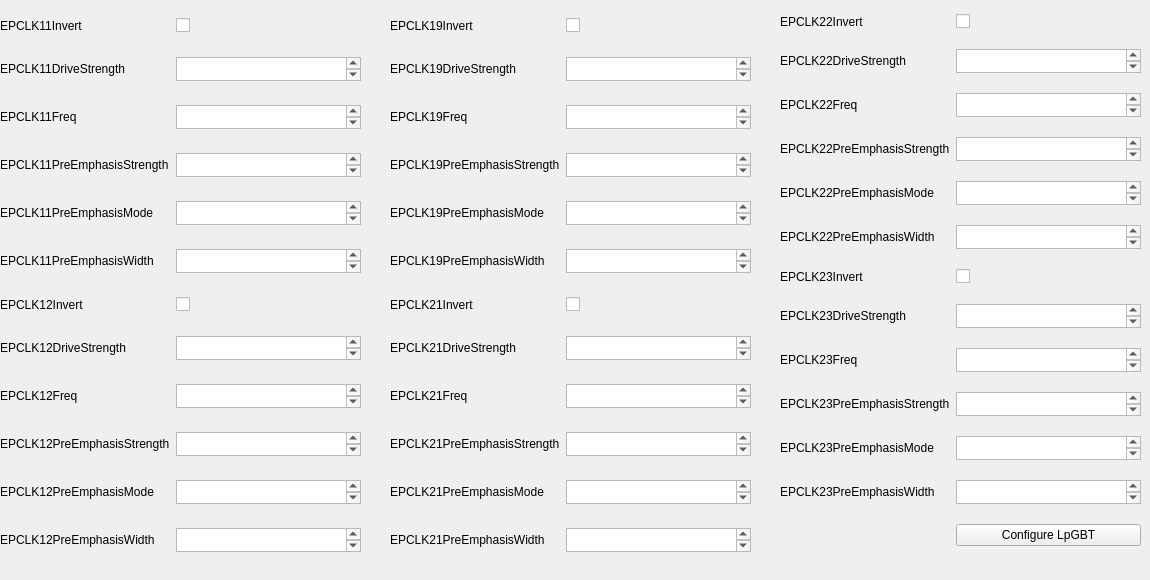
          <widget class="QWidget" name="tab_34">
           <attribute name="title">
            <string>EPCLK</string>
           </attribute>
           <widget class="QWidget" name="gridLayoutWidget_68">
            <property name="geometry">
             <rect>
              <x>0</x>
              <y>0</y>
              <width>361</width>
              <height>571</height>
             </rect>
            </property>
            <layout class="QGridLayout" name="gridLayout_44">
             <item row="11" column="0">
              <widget class="QLabel" name="lpgbt12eprx3controlX0TrackModeLabel_2">
               <property name="maximumSize">
                <size>
                 <width>16777215</width>
                 <height>24</height>
                </size>
               </property>
               <property name="text">
                <string>EPCLK12PreEmphasisWidth</string>
               </property>
              </widget>
             </item>
             <item row="6" column="0">
              <widget class="QLabel" name="lpgbt12eprx3controlX0EnableLabel_5">
               <property name="text">
                <string>EPCLK12Invert</string>
               </property>
              </widget>
             </item>
             <item row="4" column="1">
              <widget class="QPlainTextEdit" name="lpgbt12epclk11chncntrlPreEmphasisModeBox">
               <property name="maximumSize">
                <size>
                 <width>16777215</width>
                 <height>24</height>
                </size>
               </property>
              </widget>
             </item>
             <item row="5" column="1">
              <widget class="QPlainTextEdit" name="lpgbt12epclk11chncntrlPreEmphasisWidthBox">
               <property name="maximumSize">
                <size>
                 <width>16777215</width>
                 <height>24</height>
                </size>
               </property>
              </widget>
             </item>
             <item row="1" column="0">
              <widget class="QLabel" name="lpgbt12eprx2controlX1EnableLabel_5">
               <property name="text">
                <string>EPCLK11DriveStrength</string>
               </property>
              </widget>
             </item>
             <item row="3" column="0">
              <widget class="QLabel" name="lpgbt12eprx2controlX3EnableLabel_5">
               <property name="text">
                <string>EPCLK11PreEmphasisStrength</string>
               </property>
              </widget>
             </item>
             <item row="11" column="1">
              <widget class="QPlainTextEdit" name="lpgbt12epclk12chncntrlPreEmphasisWidthBox">
               <property name="maximumSize">
                <size>
                 <width>16777215</width>
                 <height>24</height>
                </size>
               </property>
              </widget>
             </item>
             <item row="4" column="0">
              <widget class="QLabel" name="lpgbt12eprx0controlX0DataRateLabel_6">
               <property name="text">
                <string>EPCLK11PreEmphasisMode</string>
               </property>
              </widget>
             </item>
             <item row="0" column="0">
              <widget class="QLabel" name="lpgbt12eprx2controlX0EnableLabel_5">
               <property name="text">
                <string>EPCLK11Invert</string>
               </property>
              </widget>
             </item>
             <item row="8" column="0">
              <widget class="QLabel" name="lpgbt12eprx3controlX2EnableLabel_5">
               <property name="text">
                <string>EPCLK12Freq</string>
               </property>
              </widget>
             </item>
             <item row="7" column="0">
              <widget class="QLabel" name="lpgbt12eprx3controlX1EnableLabel_5">
               <property name="text">
                <string>EPCLK12DriveStrength</string>
               </property>
              </widget>
             </item>
             <item row="5" column="0">
              <widget class="QLabel" name="lpgbt12eprx2controlX0TrackModeLabel_5">
               <property name="text">
                <string>EPCLK11PreEmphasisWidth</string>
               </property>
              </widget>
             </item>
             <item row="10" column="1">
              <widget class="QPlainTextEdit" name="lpgbt12epclk12chncntrlPreEmphasisModeBox">
               <property name="maximumSize">
                <size>
                 <width>16777215</width>
                 <height>24</height>
                </size>
               </property>
              </widget>
             </item>
             <item row="9" column="0">
              <widget class="QLabel" name="lpgbt12eprx3controlX3EnableLabel_5">
               <property name="text">
                <string>EPCLK12PreEmphasisStrength</string>
               </property>
              </widget>
             </item>
             <item row="10" column="0">
              <widget class="QLabel" name="lpgbt12eprx3controlX0DataRateLabel_2">
               <property name="text">
                <string>EPCLK12PreEmphasisMode</string>
               </property>
              </widget>
             </item>
             <item row="6" column="1">
              <widget class="QCheckBox" name="lpgbt12epclk12chncntrhInvertBox">
               <property name="text">
                <string/>
               </property>
              </widget>
             </item>
             <item row="2" column="0">
              <widget class="QLabel" name="lpgbt12eprx2controlX2EnableLabel_5">
               <property name="text">
                <string>EPCLK11Freq</string>
               </property>
              </widget>
             </item>
             <item row="0" column="1">
              <widget class="QCheckBox" name="lpgbt12epclk11chncntrhInvertBox">
               <property name="text">
                <string/>
               </property>
              </widget>
             </item>
             <item row="2" column="1">
              <widget class="QPlainTextEdit" name="lpgbt12epclk11chncntrhFreqBox">
               <property name="maximumSize">
                <size>
                 <width>16777215</width>
                 <height>24</height>
                </size>
               </property>
              </widget>
             </item>
             <item row="1" column="1">
              <widget class="QPlainTextEdit" name="lpgbt12epclk11chncntrhDriveStrengthBox">
               <property name="maximumSize">
                <size>
                 <width>16777215</width>
                 <height>24</height>
                </size>
               </property>
              </widget>
             </item>
             <item row="3" column="1">
              <widget class="QPlainTextEdit" name="lpgbt12epclk11chncntrlPreEmphasisStrengthBox">
               <property name="maximumSize">
                <size>
                 <width>16777215</width>
                 <height>24</height>
                </size>
               </property>
              </widget>
             </item>
             <item row="9" column="1">
              <widget class="QPlainTextEdit" name="lpgbt12epclk12chncntrlPreEmphasisStrengthBox">
               <property name="maximumSize">
                <size>
                 <width>16777215</width>
                 <height>24</height>
                </size>
               </property>
              </widget>
             </item>
             <item row="8" column="1">
              <widget class="QPlainTextEdit" name="lpgbt12epclk12chncntrhFreqBox">
               <property name="maximumSize">
                <size>
                 <width>16777215</width>
                 <height>24</height>
                </size>
               </property>
              </widget>
             </item>
             <item row="7" column="1">
              <widget class="QPlainTextEdit" name="lpgbt12epclk12chncntrhDriveStrengthBox">
               <property name="maximumSize">
                <size>
                 <width>16777215</width>
                 <height>24</height>
                </size>
               </property>
              </widget>
             </item>
            </layout>
           </widget>
           <widget class="QWidget" name="gridLayoutWidget_69">
            <property name="geometry">
             <rect>
              <x>390</x>
              <y>0</y>
              <width>361</width>
              <height>571</height>
             </rect>
            </property>
            <layout class="QGridLayout" name="gridLayout_45">
             <item row="11" column="0">
              <widget class="QLabel" name="lpgbt12eprx3controlX0TrackModeLabel_3">
               <property name="maximumSize">
                <size>
                 <width>16777215</width>
                 <height>24</height>
                </size>
               </property>
               <property name="text">
                <string>EPCLK21PreEmphasisWidth</string>
               </property>
              </widget>
             </item>
             <item row="6" column="0">
              <widget class="QLabel" name="lpgbt12eprx3controlX0EnableLabel_6">
               <property name="text">
                <string>EPCLK21Invert</string>
               </property>
              </widget>
             </item>
             <item row="4" column="1">
              <widget class="QPlainTextEdit" name="lpgbt12epclk19chncntrlPreEmphasisModeBox">
               <property name="maximumSize">
                <size>
                 <width>16777215</width>
                 <height>24</height>
                </size>
               </property>
              </widget>
             </item>
             <item row="5" column="1">
              <widget class="QPlainTextEdit" name="lpgbt12epclk19chncntrlPreEmphasisWidthBox">
               <property name="maximumSize">
                <size>
                 <width>16777215</width>
                 <height>24</height>
                </size>
               </property>
              </widget>
             </item>
             <item row="1" column="0">
              <widget class="QLabel" name="lpgbt12eprx2controlX1EnableLabel_6">
               <property name="text">
                <string>EPCLK19DriveStrength</string>
               </property>
              </widget>
             </item>
             <item row="3" column="0">
              <widget class="QLabel" name="lpgbt12eprx2controlX3EnableLabel_6">
               <property name="text">
                <string>EPCLK19PreEmphasisStrength</string>
               </property>
              </widget>
             </item>
             <item row="11" column="1">
              <widget class="QPlainTextEdit" name="lpgbt12epclk21chncntrlPreEmphasisWidthBox">
               <property name="maximumSize">
                <size>
                 <width>16777215</width>
                 <height>24</height>
                </size>
               </property>
              </widget>
             </item>
             <item row="4" column="0">
              <widget class="QLabel" name="lpgbt12eprx0controlX0DataRateLabel_7">
               <property name="text">
                <string>EPCLK19PreEmphasisMode</string>
               </property>
              </widget>
             </item>
             <item row="0" column="0">
              <widget class="QLabel" name="lpgbt12eprx2controlX0EnableLabel_6">
               <property name="text">
                <string>EPCLK19Invert</string>
               </property>
              </widget>
             </item>
             <item row="8" column="0">
              <widget class="QLabel" name="lpgbt12eprx3controlX2EnableLabel_6">
               <property name="text">
                <string>EPCLK21Freq</string>
               </property>
              </widget>
             </item>
             <item row="7" column="0">
              <widget class="QLabel" name="lpgbt12eprx3controlX1EnableLabel_6">
               <property name="text">
                <string>EPCLK21DriveStrength</string>
               </property>
              </widget>
             </item>
             <item row="5" column="0">
              <widget class="QLabel" name="lpgbt12eprx2controlX0TrackModeLabel_6">
               <property name="text">
                <string>EPCLK19PreEmphasisWidth</string>
               </property>
              </widget>
             </item>
             <item row="10" column="1">
              <widget class="QPlainTextEdit" name="lpgbt12epclk21chncntrlPreEmphasisModeBox">
               <property name="maximumSize">
                <size>
                 <width>16777215</width>
                 <height>24</height>
                </size>
               </property>
              </widget>
             </item>
             <item row="9" column="0">
              <widget class="QLabel" name="lpgbt12eprx3controlX3EnableLabel_6">
               <property name="text">
                <string>EPCLK21PreEmphasisStrength</string>
               </property>
              </widget>
             </item>
             <item row="10" column="0">
              <widget class="QLabel" name="lpgbt12eprx3controlX0DataRateLabel_3">
               <property name="text">
                <string>EPCLK21PreEmphasisMode</string>
               </property>
              </widget>
             </item>
             <item row="6" column="1">
              <widget class="QCheckBox" name="lpgbt12epclk21chncntrhInvertBox">
               <property name="text">
                <string/>
               </property>
              </widget>
             </item>
             <item row="2" column="0">
              <widget class="QLabel" name="lpgbt12eprx2controlX2EnableLabel_6">
               <property name="text">
                <string>EPCLK19Freq</string>
               </property>
              </widget>
             </item>
             <item row="0" column="1">
              <widget class="QCheckBox" name="lpgbt12epclk19chncntrhInvertBox">
               <property name="text">
                <string/>
               </property>
              </widget>
             </item>
             <item row="2" column="1">
              <widget class="QPlainTextEdit" name="lpgbt12epclk19chncntrhFreqBox">
               <property name="maximumSize">
                <size>
                 <width>16777215</width>
                 <height>24</height>
                </size>
               </property>
              </widget>
             </item>
             <item row="1" column="1">
              <widget class="QPlainTextEdit" name="lpgbt12epclk19chncntrhDriveStrengthBox">
               <property name="maximumSize">
                <size>
                 <width>16777215</width>
                 <height>24</height>
                </size>
               </property>
              </widget>
             </item>
             <item row="3" column="1">
              <widget class="QPlainTextEdit" name="lpgbt12epclk19chncntrlPreEmphasisStrengthBox">
               <property name="maximumSize">
                <size>
                 <width>16777215</width>
                 <height>24</height>
                </size>
               </property>
              </widget>
             </item>
             <item row="9" column="1">
              <widget class="QPlainTextEdit" name="lpgbt12epclk21chncntrlPreEmphasisStrengthBox">
               <property name="maximumSize">
                <size>
                 <width>16777215</width>
                 <height>24</height>
                </size>
               </property>
              </widget>
             </item>
             <item row="8" column="1">
              <widget class="QPlainTextEdit" name="lpgbt12epclk21chncntrhFreqBox">
               <property name="maximumSize">
                <size>
                 <width>16777215</width>
                 <height>24</height>
                </size>
               </property>
              </widget>
             </item>
             <item row="7" column="1">
              <widget class="QPlainTextEdit" name="lpgbt12epclk21chncntrhDriveStrengthBox">
               <property name="maximumSize">
                <size>
                 <width>16777215</width>
                 <height>24</height>
                </size>
               </property>
              </widget>
             </item>
            </layout>
           </widget>
           <widget class="QWidget" name="gridLayoutWidget_70">
            <property name="geometry">
             <rect>
              <x>780</x>
              <y>0</y>
              <width>361</width>
              <height>571</height>
             </rect>
            </property>
            <layout class="QGridLayout" name="gridLayout_46">
             <item row="0" column="0">
              <widget class="QLabel" name="lpgbt12eprx2controlX0EnableLabel_7">
               <property name="text">
                <string>EPCLK22Invert</string>
               </property>
              </widget>
             </item>
             <item row="6" column="1">
              <widget class="QCheckBox" name="lpgbt12epclk23chncntrhInvertBox">
               <property name="text">
                <string/>
               </property>
              </widget>
             </item>
             <item row="4" column="0">
              <widget class="QLabel" name="lpgbt12eprx0controlX0DataRateLabel_8">
               <property name="text">
                <string>EPCLK22PreEmphasisMode</string>
               </property>
              </widget>
             </item>
             <item row="11" column="1">
              <widget class="QPlainTextEdit" name="lpgbt12epclk23chncntrlPreEmphasisWidthBox">
               <property name="maximumSize">
                <size>
                 <width>16777215</width>
                 <height>24</height>
                </size>
               </property>
              </widget>
             </item>
             <item row="9" column="0">
              <widget class="QLabel" name="lpgbt12eprx3controlX3EnableLabel_7">
               <property name="text">
                <string>EPCLK23PreEmphasisStrength</string>
               </property>
              </widget>
             </item>
             <item row="2" column="0">
              <widget class="QLabel" name="lpgbt12eprx2controlX2EnableLabel_7">
               <property name="text">
                <string>EPCLK22Freq</string>
               </property>
              </widget>
             </item>
             <item row="2" column="1">
              <widget class="QPlainTextEdit" name="lpgbt12epclk22chncntrhFreqBox">
               <property name="maximumSize">
                <size>
                 <width>16777215</width>
                 <height>24</height>
                </size>
               </property>
              </widget>
             </item>
             <item row="5" column="0">
              <widget class="QLabel" name="lpgbt12eprx2controlX0TrackModeLabel_7">
               <property name="text">
                <string>EPCLK22PreEmphasisWidth</string>
               </property>
              </widget>
             </item>
             <item row="10" column="0">
              <widget class="QLabel" name="lpgbt12eprx3controlX0DataRateLabel_4">
               <property name="text">
                <string>EPCLK23PreEmphasisMode</string>
               </property>
              </widget>
             </item>
             <item row="7" column="0">
              <widget class="QLabel" name="lpgbt12eprx3controlX1EnableLabel_7">
               <property name="text">
                <string>EPCLK23DriveStrength</string>
               </property>
              </widget>
             </item>
             <item row="3" column="0">
              <widget class="QLabel" name="lpgbt12eprx2controlX3EnableLabel_7">
               <property name="text">
                <string>EPCLK22PreEmphasisStrength</string>
               </property>
              </widget>
             </item>
             <item row="10" column="1">
              <widget class="QPlainTextEdit" name="lpgbt12epclk23chncntrlPreEmphasisModeBox">
               <property name="maximumSize">
                <size>
                 <width>16777215</width>
                 <height>24</height>
                </size>
               </property>
              </widget>
             </item>
             <item row="8" column="0">
              <widget class="QLabel" name="lpgbt12eprx3controlX2EnableLabel_7">
               <property name="text">
                <string>EPCLK23Freq</string>
               </property>
              </widget>
             </item>
             <item row="1" column="1">
              <widget class="QPlainTextEdit" name="lpgbt12epclk22chncntrhDriveStrengthBox">
               <property name="maximumSize">
                <size>
                 <width>16777215</width>
                 <height>24</height>
                </size>
               </property>
              </widget>
             </item>
             <item row="0" column="1">
              <widget class="QCheckBox" name="lpgbt12epclk22chncntrhInvertBox">
               <property name="text">
                <string/>
               </property>
              </widget>
             </item>
             <item row="3" column="1">
              <widget class="QPlainTextEdit" name="lpgbt12epclk22chncntrlPreEmphasisStrengthBox">
               <property name="maximumSize">
                <size>
                 <width>16777215</width>
                 <height>24</height>
                </size>
               </property>
              </widget>
             </item>
             <item row="9" column="1">
              <widget class="QPlainTextEdit" name="lpgbt12epclk23chncntrlPreEmphasisStrengthBox">
               <property name="maximumSize">
                <size>
                 <width>16777215</width>
                 <height>24</height>
                </size>
               </property>
              </widget>
             </item>
             <item row="8" column="1">
              <widget class="QPlainTextEdit" name="lpgbt12epclk23chncntrhFreqBox">
               <property name="maximumSize">
                <size>
                 <width>16777215</width>
                 <height>24</height>
                </size>
               </property>
              </widget>
             </item>
             <item row="7" column="1">
              <widget class="QPlainTextEdit" name="lpgbt12epclk23chncntrhDriveStrengthBox">
               <property name="maximumSize">
                <size>
                 <width>16777215</width>
                 <height>24</height>
                </size>
               </property>
              </widget>
             </item>
             <item row="11" column="0">
              <widget class="QLabel" name="lpgbt12eprx3controlX0TrackModeLabel_4">
               <property name="maximumSize">
                <size>
                 <width>16777215</width>
                 <height>24</height>
                </size>
               </property>
               <property name="text">
                <string>EPCLK23PreEmphasisWidth</string>
               </property>
              </widget>
             </item>
             <item row="6" column="0">
              <widget class="QLabel" name="lpgbt12eprx3controlX0EnableLabel_7">
               <property name="text">
                <string>EPCLK23Invert</string>
               </property>
              </widget>
             </item>
             <item row="1" column="0">
              <widget class="QLabel" name="lpgbt12eprx2controlX1EnableLabel_7">
               <property name="text">
                <string>EPCLK22DriveStrength</string>
               </property>
              </widget>
             </item>
             <item row="4" column="1">
              <widget class="QPlainTextEdit" name="lpgbt12epclk22chncntrlPreEmphasisModeBox">
               <property name="maximumSize">
                <size>
                 <width>16777215</width>
                 <height>24</height>
                </size>
               </property>
              </widget>
             </item>
             <item row="5" column="1">
              <widget class="QPlainTextEdit" name="lpgbt12epclk22chncntrlPreEmphasisWidthBox">
               <property name="maximumSize">
                <size>
                 <width>16777215</width>
                 <height>24</height>
                </size>
               </property>
              </widget>
             </item>
             <item row="12" column="1">
              <widget class="QPushButton" name="configureLpGBTButton5">
               <property name="text">
                <string>Configure LpGBT</string>
               </property>
              </widget>
             </item>
            </layout>
           </widget>
          </widget>
